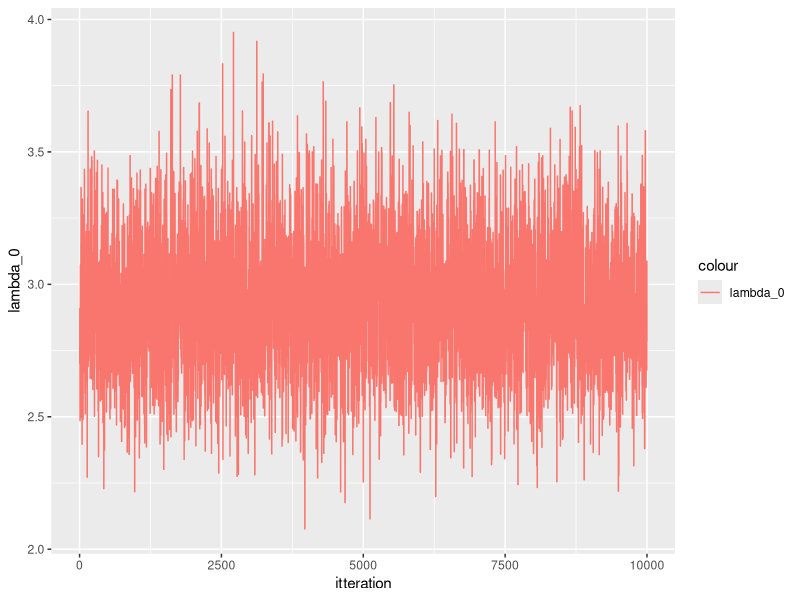
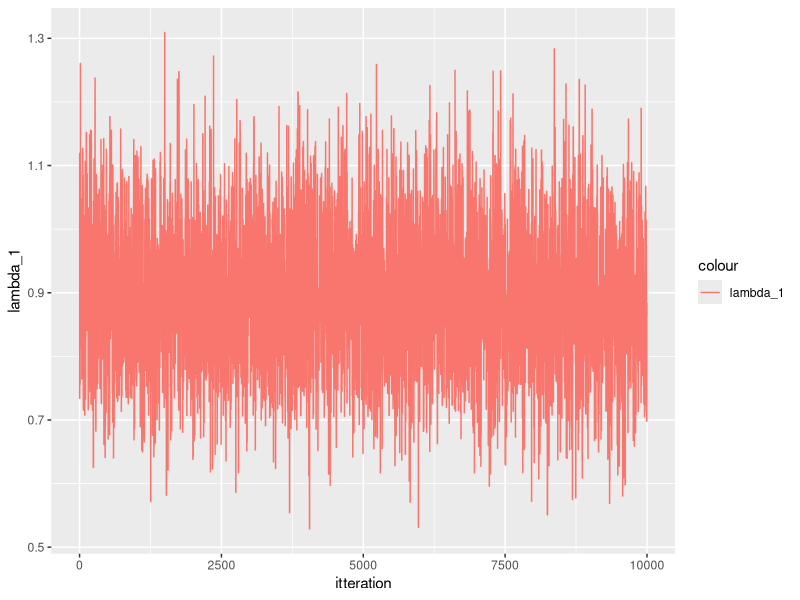
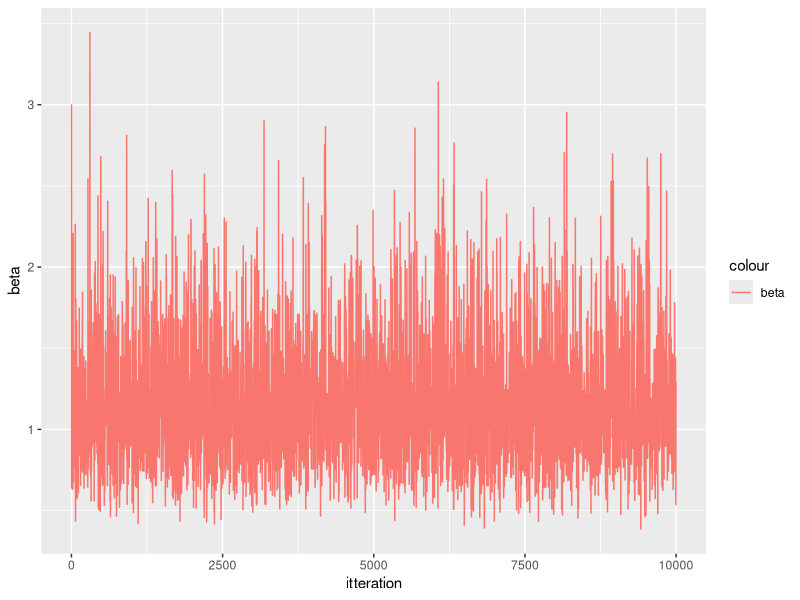
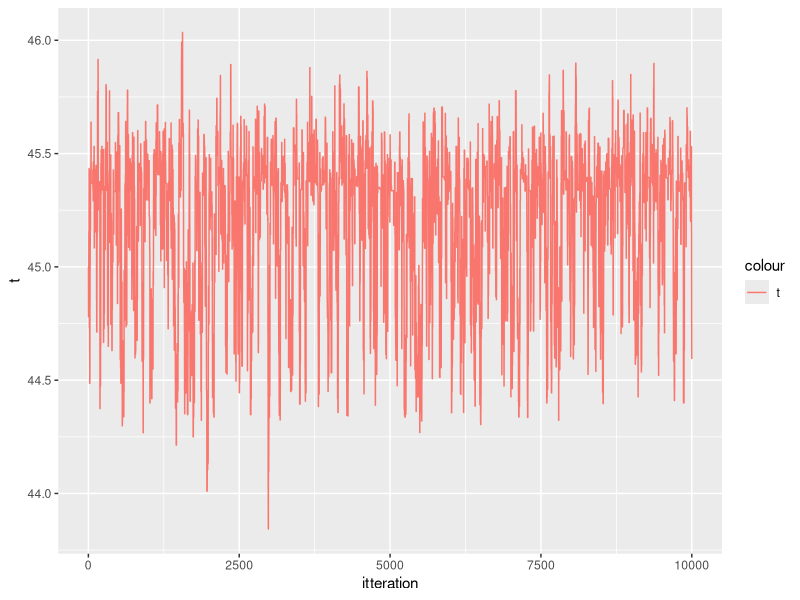
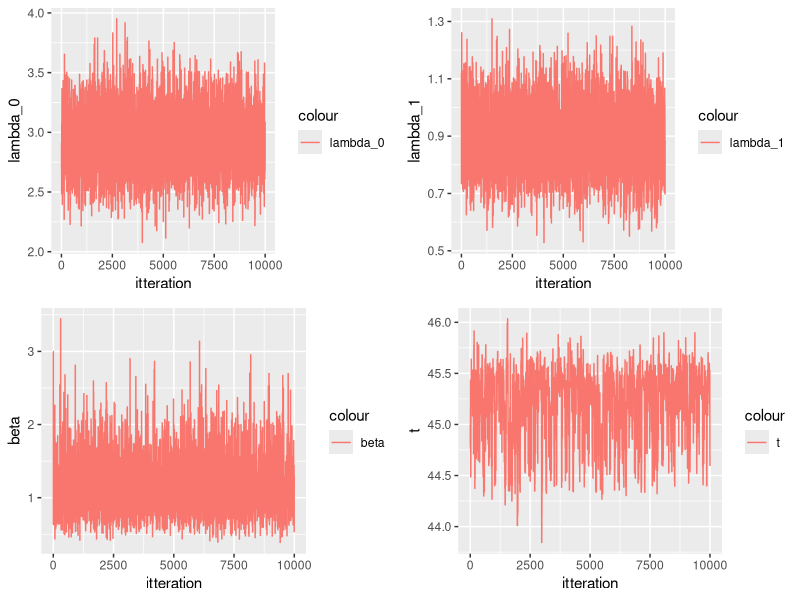
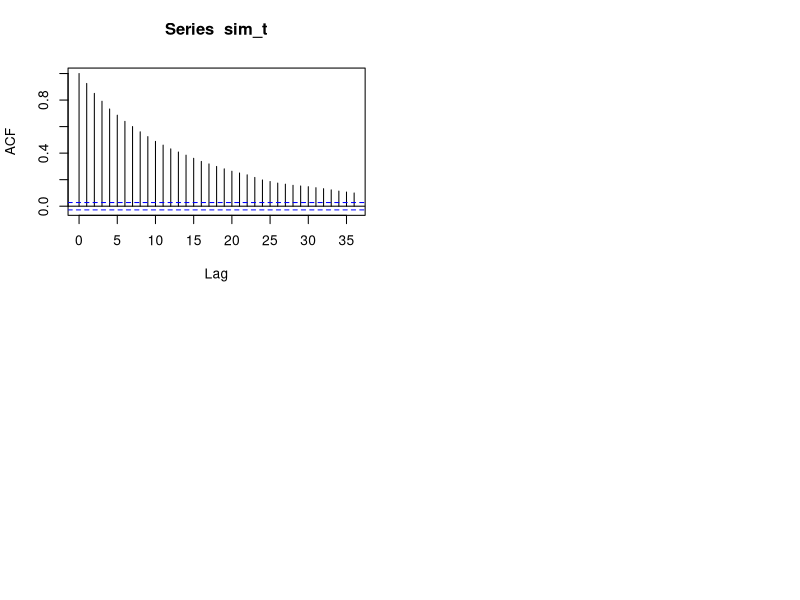

Source code (R) for these figures, in order:
#MH block

library(boot)
library(data.table)
library(tidyr)
library(ggplot2)
library(gridExtra)

data <- as.data.table(coal)
data[, event:= 1]
data[, cum_event := cumsum(event)]
data[, date := date- 1851]


f_target_1 <- function(lambda_0, lambda_1, t, t_0, t_2, beta, y_0, y_1){
  if(t<t_0){
    return (0)
  }
  if(t> t_2){
    return (0)
  }
  return(exp(-lambda_0*(t-t_0) - lambda_1*(t_2-t)- (1/beta)*(lambda_0 + lambda_1))*lambda_0^{y_0+ 1}*lambda_1^{y_1+1})
}

f_prop_1 <- function(lambda_0, lambda_1, t_given, t_cur, t_0, t_2, beta, y_0, y_1, sigma_t){
  if(t<t_0){
    retval <- 0
  }
  if(t> t_2){
   retval <- 0
  }
  retval <- (dgamma(lambda_0, (y_0 +2), scale= (1/(t_cur - t_0 + 1/beta)))*
    dgamma(lambda_1, (y_1 +2), scale= (1/(t_2 - t_cur + 1/beta)))*
    dnorm(t, t_given,sigma_t))
  return(retval)
}

f_target_2 <- function(lambda_0, lambda_1, beta, t_0, t_2, t, y_0, y_1){
  if(beta<0){
    return (0)
  }
  print("beta_target")
  print(beta)
  return(exp(-lambda_0*(t-t_0) - lambda_1*(t_2-t)- (1/beta)*
               (lambda_0 + lambda_1+1))*lambda_0^{y_0+ 1}*
           lambda_1^{y_1+1}*(1/beta^5))
}

f_prop_2 <- function(lambda_0, lambda_1, t, t_0, t_2, beta_cur, beta_given, y_0, y_1, sigma_beta){
    print("beta_prop")
    print(beta_cur)
    print("scale_prop")
    print(1/(t - t_0 + 1/beta_cur))
    print(1/(t_2 - t + 1/beta_cur))
    print("lambda")
    print(lambda_0)
    print(lambda_1)
    retval <- dgamma(lambda_0, (y_0 +2), scale= (1/(t - t_0 + 1/beta_cur)))*
        dgamma(lambda_1, (y_1+2), scale= (1/(t_2 - t + 1/beta_cur)))*
        dnorm(beta_cur, beta_given, sigma_beta)

  print("retval prop")
  print(retval)
  return (retval)
}

MH_alg <- function(n,data, t_0,t_2, t, lambda_0,lambda_1, beta, sigma_t, sigma_beta){
  
  
  y_0 = sum(data[date <t]$event)
  y_1 = sum(data[date>= t]$event)
  y_0
  y_1
  results <- matrix(nrow = n, ncol = 5)
  results[1, 1:5] <- c(t, lambda_0, lambda_1, beta, 1)
  for(i in 2:(n)){
    print(i)
    if(i %% 2 == 0){
      beta <- results[i-1, 4]
      beta
      t_old <- results[i-1, 1]
      t_old
      t_new <- rnorm(1, t_old, sigma_t)
      print("t_new")
      print(t_new)
      if(t_new <t_0 | t_new > t_2){
        results[i,1:5] <- c(t_old, lambda_0_old, lambda_1_old, beta, 0)
      }else{
     
        #print("t")
        #print(results[i-1,1])
        y_0_old = sum(data[date <t_old]$event)
        y_1_old = sum(data[date>= t_old]$event)
        y_0_n = sum(data[date <t_new]$event)
        y_1_n = sum(data[date>= t_new]$event)
        #print(i)
        #gibs step
        #t <- rexp(1, 1/(lambda_0 - lambda_1)) #must be wrong! 
        lambda_0_old <- results[i-1, 2]
        lambda_1_old <- results[i-1, 3]
        lambda_0 <- rgamma(1, (y_0 +2), scale= (1/(t_new - t_0 + 1/beta)))
         print("scale")
         print(1/(t_new - t_0 + 1/beta))
        # print("t")
        # print(t_new)
         print("beta")
         print(beta)
        lambda_1 <- rgamma(1, (y_1+2), scale=(1/(t_2 - t_new + 1/beta)))
        # print(lambda_0)
        # print(lambda_1)
        
        target_ratio <-  f_target_1(lambda_0, lambda_1, t_new, t_0, t_2, beta, y_0_n, y_1_n)/
          f_target_1(lambda_0_old, lambda_1_old, t_old, t_0, t_2, beta, y_0_old, y_1_old)
        target_ratio
        prop_ratio <- f_prop_1(lambda_0_old, lambda_1_old, t_cur = t_old, t_given = t_new,  t_0, t_2, beta, y_0_old, y_1_old, sigma_t = sigma_t)/
          f_prop_1(lambda_0, lambda_1, t_new, t_given = t_old, t_0, t_2, beta, y_0, y_1, sigma_t = sigma_t)
        prop_ratio
        a <- target_ratio*prop_ratio
        a
        a <- min(1, a)
        a
        print("a")
        print(a)
        u <- runif(1)
        u
        if (u< a){
          results[i, 1:5] <- c(t_new, lambda_0, lambda_1, beta, a)
        } else{
          results[i,1:5] <- c(t_old, lambda_0_old, lambda_1_old, beta, a)
        }
      }
    }
    else{
      t <- results[i-1, 1]
      t
      beta_old <- results[i-1, 4]
      
      beta_new <-  rgamma(1, 6, scale = 1/(lambda_0 + lambda_1 + 1)) 
      
      #WHEN WE DO AS IN THE EXERCISE THINGS CRASH
      
      #beta_new <- rnorm(1, mean = beta_old, sd = sigma_beta)
      
      y_0 = sum(data[date <results[i-1,1]]$event)
      y_1 = sum(data[date>= results[i-1,1]]$event)
      if(beta_new< 0){
        results[i,1:5] <- c(t, lambda_0_old, lambda_1_old, beta_old, 0)
      }else {
        print("t")
        print(t)
        print("beta_o")
        print(beta_old)
        print("beta_n")
        print(beta_new)

        
        lambda_0_n <- rgamma(1, (y_0 + 2), scale= (1/(t_old - t_0 + 1/beta_new)))
        lambda_1_n <- rgamma(1, (y_1 + 2), scale=(1/(t_2 - t_old + 1/beta_new)))
        lambda_0_n
        lambda_1_n
        # print(lambda_0)
        # print(lambda_1)
        
        lambda_0_old <- results[i-1, 2]
        lambda_1_old <- results[i-1, 3]
        
        target_ratio <-  f_target_2(lambda_0, lambda_1, beta_new, t_0, t_2, t, y_0, y_1)/
          f_target_2(lambda_0_old, lambda_1_old, beta_old, t_0, t_2, t, y_0, y_1)
        target_ratio
        
        # THIS ONE RETURNS 0 AND MAKES EVERYTHING CRASH
        
        prop_ratio <- f_prop_2(lambda_0_old, lambda_1_old, beta_cur = beta_old, beta_given = beta_new, t = t, t_0 = t_0, t_2 = t_2, y_0, y_1, sigma_beta = sigma_beta)/
          f_prop_2(lambda_0, lambda_1, beta_cur = beta_new, beta_given = beta_old, t_0 = t_0, t_2 = t_2, t = t, y_0, y_1, sigma_beta = sigma_beta)
        prop_ratio
        
        
        
        # prop_ratio <- (dgamma(lambda_0_old, (y_0 +2), scale= (1/(t - t_0 + 1/beta_old)))*
        #   dgamma(lambda_1_old, (y_1+2), scale= (1/(t_2 - t + 1/beta_old)))*
        #   dgamma(beta_old,  6, scale = 1/(lambda_0_old + lambda_1_old + 1)))/
        #   (dgamma(lambda_0_n, (y_0 +2 ), scale= (1/(t - t_0 + 1/beta_new)))*
        #   dgamma(lambda_1_n, (y_1 +2 ), scale= (1/(t_2 - t+ 1/beta_new)))*
        #   dgamma(beta_new,  6, scale = 1/(lambda_0_n + lambda_1_n + 1)))

        
        #print(target_ratio)
        print("Prop_ratio")
        print(prop_ratio)
        a <- min(1, target_ratio*prop_ratio)
        a
        print("a")
        print(a)
        u <- runif(1)
        u
        if (u< a){
          results[i, 1:5] <- c(t, lambda_0, lambda_1, beta_new, a)
        } else{
          results[i,1:5] <- c(t, lambda_0_old, lambda_1_old, beta_old, a)
        }
      }
    }
  }
  return (results)
}




t =45

lambda_0 <- 135/50
lambda_1 <-  56/50
beta = 3

n = 10000
t_0 = 0
t_2 = 112 #maybe should be 1963? 
sigma_t = 0.3
sigma_beta = 0.3

sim_MH <- MH_alg(n,data, t_0, t_2, t, lambda_0,lambda_1, beta, sigma_t = sigma_t, sigma_beta = sigma_beta)

sim_MH <- as.data.table(sim_MH)

setnames(sim_MH, c("t", "lambda_0", "lambda_1", "beta", "a"))

sim_MH[, itteration := seq(1:n)]
sim_MH

par(mfrow = c(2,2))

q1 <- ggplot(data = sim_MH, aes(x = itteration) )
q1 <- q1 + geom_line(aes(y = lambda_0, colour = "lambda_0"))
q1
q2 <- ggplot(data = sim_MH, aes(x = itteration) )
q2 <- q2 + geom_line(aes(y = lambda_1, colour = "lambda_1"))
q2
q3 <- ggplot(data = sim_MH, aes(x = itteration) )
q3 <- q3 + geom_line(aes(y = beta, colour = "beta"))
q3
q4 <- ggplot(data = sim_MH, aes(x = itteration) )
q4 <- q4 + geom_line(aes(y = t, colour = "t"))
q4

grid.arrange(q1,q2,q3,q4, ncol = 2)

#only beta has a burn in period! kind of

summary(sim_MH)
3*41 + 0.92*(112-41)

burnin <- 5000

sim_t <- sim_MH$t[burnin:n]

acf(sim_t)
